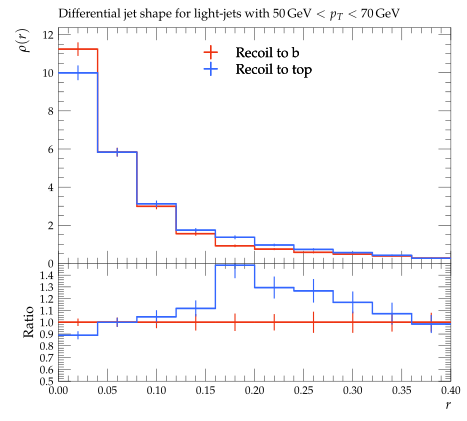

This chart was generated by the following Python code:
#! /usr/bin/env python

# This Python script was auto-generated using YODA v2.0.2.
# Analysis object: /ATLAS_2013_I1243871/d03-x02-y01
# Timestamp: 06-08-2026 (15:14:31)

import matplotlib as mpl
import matplotlib.pyplot as plt
mpl.use('Agg') # comment out for interactive use
import os
import numpy as np

plotDir = os.path.split(os.path.realpath(__file__))[0]
if 'YODA_USER_PLOT_PATH' in globals():
    plot_outdir = globals()['YODA_USER_PLOT_PATH']
else:
    plot_outdir = plotDir

#plot style
plt.style.use(os.path.join(plotDir, '../default.mplstyle'))
# plot metadata
figW, figH = plt.rcParams['figure.figsize']
ax_xLabel = r'$r$'
ax_yLabel = r'$\rho(r)$'
ax_title  = r'Differential jet shape for light-jets with $50\,\mathrm{GeV} < p_T < 70\,\mathrm{GeV}$'
ax_xScale = 'linear'
ax_yScale = 'linear'
xLims = (0.0, 0.4)
yLims = (0.0, 12.364671000000001)

# TeX-friendly labels for the legend
labels = {
    'legend' : ([ r"Recoil to b", r"Recoil to top" ], r""),
}

# Adjust canvas width and height
canvasW = 10.0
canvasH = 9.0
figW *= canvasW/10.
figH *= canvasH/9.

# Create figure and axis objects
fig, (ax, ratio0_ax) = plt.subplots(2, 1, sharex=True,
                  figsize=(figW,figH), gridspec_kw={'height_ratios': (6.0, 3.0)})

# Set figure margins
plt.subplots_adjust(
    left   = 1.0 * plt.rcParams['figure.subplot.left'],
    right  = 1.0 * plt.rcParams['figure.subplot.right'],
    top    = 1.0 * plt.rcParams['figure.subplot.top'],
    bottom = 1.0 * plt.rcParams['figure.subplot.bottom'])

ratio0_ax.yaxis.set_major_locator(mpl.ticker.MultipleLocator(0.1))
ratio0_ax.set_ylim(0.5, 1.4999)
ratio0_ax.set_ylabel('Ratio')

# the numerical data is stored in a separate file
dataf = dict()
prefix = os.path.split(__file__)[0]
if prefix:    prefix = prefix + '/'
exec(open(prefix+'d03-x02-y01__data.py').read(), dataf)


legend_handles = dict() # keep track of handles for the legend

# style options for curves
# starts at zorder>=5 to draw curve on top of legend
styles = {
  'recoil_b': {
    'color' : '#EE3311',
    'linestyle' : '-',
    'linewidth' : 1,
    'marker' : 'none',
    'markersize' : 2,
    'capsize' : 0.0,
    'zorder' : 5,
    'histstyle' : 1,
    'drawstyle' : 'steps-pre',
    'xerrorbars' : 1,
    'yerrorbars' : 1,
    'fillcolor' : None,
    'fillopacity' : 1.0,
    'ratio0_linestyle' : '-',
    'ratio0_linewidth' : 1,
    'ratio0_marker' : 'none',
    'ratio0_markersize' : 2,
    'ratio0_capsize' : 0.0,
    'ratio0_zorder' : 5,
    'ratio0_histstyle' : 1,
    'ratio0_drawstyle' : 'steps-pre',
    'ratio0_xerrorbars' : 1,
    'ratio0_yerrorbars' : 1,
  },
  'recoil_t': {
    'color' : '#3366FF',
    'linestyle' : '-',
    'linewidth' : 1,
    'marker' : 'none',
    'markersize' : 2,
    'capsize' : 0.0,
    'zorder' : 6,
    'histstyle' : 1,
    'drawstyle' : 'steps-pre',
    'xerrorbars' : 1,
    'yerrorbars' : 1,
    'fillcolor' : None,
    'fillopacity' : 1.0,
    'ratio0_linestyle' : '-',
    'ratio0_linewidth' : 1,
    'ratio0_marker' : 'none',
    'ratio0_markersize' : 2,
    'ratio0_capsize' : 0.0,
    'ratio0_zorder' : 6,
    'ratio0_histstyle' : 1,
    'ratio0_drawstyle' : 'steps-pre',
    'ratio0_xerrorbars' : 1,
    'ratio0_yerrorbars' : 1,
  },
}

# curve from input yoda files in main panel
for label, yvals in dataf['yvals'].items():
    if all(np.isnan(v) for v in dataf['yvals'][label]):
        continue
    tmp = None
    if styles[label]['histstyle']: # draw as histogram
        xpos = dataf['xedges'][label] if styles[label]['drawstyle'] else dataf['xpoints'][label]
        ypos = np.insert(yvals, 0, yvals[0]) if styles[label]['drawstyle'] else yvals
        if styles[label]['fillcolor']: # fill area below curve
            ax.fill_between(xpos, ypos, step='pre',
                            color=styles[label]['fillcolor'],
                            alpha=styles[label]['fillopacity'])
        tmp, = ax.plot(xpos, ypos,
                       color=styles[label]['color'],
                       linestyle=styles[label]['linestyle'],
                       linewidth=styles[label]['linewidth'],
                       drawstyle=styles[label]['drawstyle'], solid_joinstyle='miter',
                       zorder=styles[label]['zorder'], label=label)
    tmp = ax.errorbar(dataf['xpoints'][label], yvals,
                      xerr=np.array(dataf['xerrs'][label])*styles[label]['xerrorbars'],
                      yerr=np.array(dataf['yerrs'][label])*styles[label]['yerrorbars'],
                      fmt=styles[label]['marker'], capsize=styles[label]['capsize'],
                      markersize=styles[label]['markersize'],
                      ecolor=styles[label]['color'],
                      color=styles[label]['color'], zorder=styles[label]['zorder'])
    tmp[-1][0].set_linestyle(styles[label]['linestyle'])
    tmp[-1][0].set_linewidth(styles[label]['linewidth'])
    if label in dataf['add_legend_handle']:  legend_handles[label] = tmp
    for varLabel in dataf['variation_yvals'].keys():
        if varLabel.startswith(label):
            tmp, = ax.plot(dataf['xedges'][label], dataf['variation_yvals'][varLabel],
                           color=styles[label]['color'],
                           linestyle=styles[label]['linestyle'],
                           linewidth=styles[label]['linewidth'],
                           drawstyle='steps-pre', solid_joinstyle='miter',
                           zorder=styles[label]['zorder'], alpha=0.5)


# plots on ratio panel
# curve from input yoda files in ratio panel
for label, yvals in dataf['ratio0_yvals'].items():
    if all(np.isnan(v) for v in yvals):
        continue
    if styles[label]['ratio0_histstyle']: # plot as histogram
        xpos = dataf['xedges']['recoil_b'] if styles[label]['ratio0_drawstyle'] else dataf['xpoints']['recoil_b']
        ypos = np.insert(yvals, 0, yvals[0]) if styles[label]['ratio0_drawstyle'] else yvals
        ratio0_ax.plot(xpos, ypos,
                       color=styles[label]['color'],
                       linewidth=styles[label]['linewidth'],
                       linestyle=styles[label]['ratio0_linestyle'],
                       drawstyle=styles[label]['ratio0_drawstyle'], zorder=styles[label]['zorder'],
                       solid_joinstyle='miter')
    tmp = ratio0_ax.errorbar(dataf['xpoints']['recoil_b'], yvals,
                             xerr=np.array(dataf['ref_xerrs'])*styles[label]['ratio0_xerrorbars'],
                             yerr=np.array(dataf['ratio0_yerrs'][label])*styles[label]['ratio0_yerrorbars'],
                             fmt=styles[label]['ratio0_marker'], capsize=styles[label]['ratio0_capsize'],
                             markersize=styles[label]['ratio0_markersize'],
                             ecolor=styles[label]['color'],
                             color=styles[label]['color'])
    tmp[-1][0].set_linestyle(styles[label]['ratio0_linestyle'])
    tmp[-1][0].set_linewidth(styles[label]['ratio0_linewidth'])

    for varlabel in dataf['ratio0_variation_vals'].keys():
        if varlabel.startswith(label):
            ratio0_ax.plot(dataf['xedges']['recoil_b'],
                            dataf['ratio0_variation_vals'][varlabel],
                            color=styles[label]['color'],
                            linestyle=styles[label]['linestyle'],
                            linewidth=styles[label]['linewidth'],
                            drawstyle='steps-pre', solid_joinstyle='miter',
                            zorder=1, alpha=0.5)

legend_items = list(legend_handles.values())
ax.add_artist(ax.legend(legend_items,
                        labels['legend'][0],
                        title=labels['legend'][1],
                        alignment='left',
                        loc='upper center',
                        bbox_to_anchor=(0.5, 0.97)))

# set plot metadata as defined above
ratio0_ax.set_xlabel(ax_xLabel)
ratio0_ax.xaxis.set_label_coords(1., -0.15)
ax.set_ylabel(ax_yLabel, ha='right', va='top')
ax.yaxis.set_label_coords(-0.11, 1.0)
ax.set_title(ax_title, loc='left')
ax.set_xscale(ax_xScale)
ax.set_yscale(ax_yScale)
ax.set_xlim(xLims)
ax.set_ylim(yLims)

# tick formatting
plt.rcParams['xtick.top'] = True
plt.rcParams['ytick.right'] = True
fig.align_ylabels((ax, ratio0_ax))
plt.savefig(os.path.join(plot_outdir, 'd03-x02-y01.pdf'), format='PDF')
plt.savefig(os.path.join(plot_outdir, 'd03-x02-y01.png'), format='PNG')

plt.close(fig)
